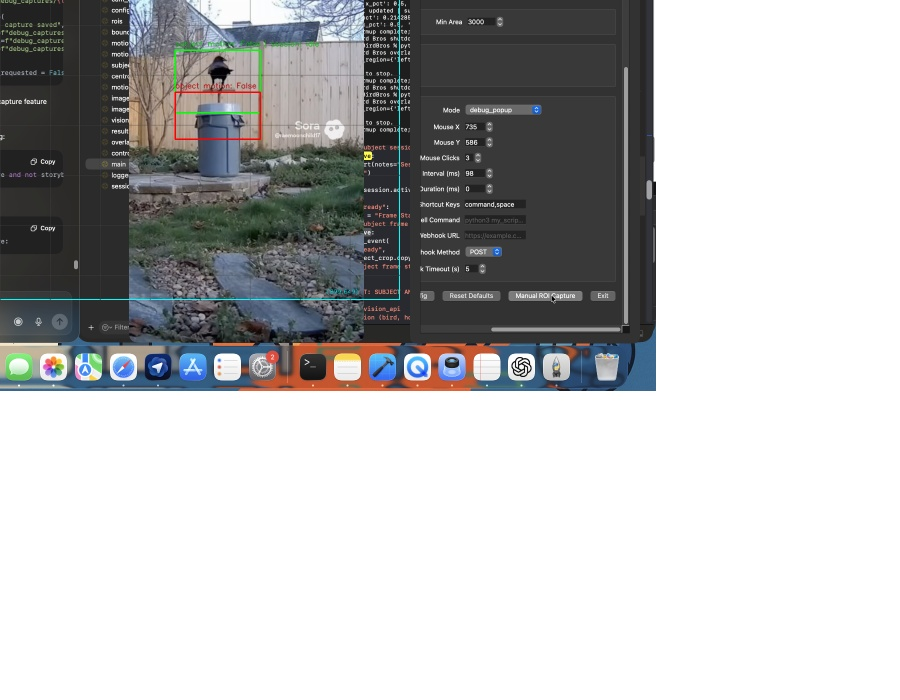
#> input picture debug_captures/20260425_091408_full_frame.jpg, 900 x 700 px
$ python -i frame_change_analyzer.py   (imports and definitions only)
#> lines starting #> are read from the running program, lines starting #| are printed output that depends on the picture
""" ### SEGMENT: FILE OVERVIEW ###
PURPOSE:
Measures visual change between frames so event sessions can be guided by
meaningful scene novelty instead of only centroid trajectory.

CORE IDEA:
- ROI motion starts attention.
- Whole-frame change keeps the broader behavioral story alive.
- Centroid motion can boost frame importance, but should not be the gatekeeper.
"""

import cv2
import numpy as np


class frame_change_analyzer:
    def __init__(
        self,
        resize_width=160,
        pixel_change_threshold=25,
        scene_novelty_threshold=0.020,
        roi_novelty_threshold=0.030,
        regional_novelty_threshold=0.025,
        grid_rows=3,
        grid_cols=3
    ):
        self.resize_width = resize_width
        self.pixel_change_threshold = pixel_change_threshold

        self.scene_novelty_threshold = scene_novelty_threshold
        self.roi_novelty_threshold = roi_novelty_threshold
        self.regional_novelty_threshold = regional_novelty_threshold

        self.grid_rows = grid_rows
        self.grid_cols = grid_cols

        self.previous_scene = None
        self.previous_roi = None

    def reset(self):
        self.previous_scene = None
        self.previous_roi = None

    def analyze(self, combined_frame, object_frame=None):
        scene_gray = self._prepare_gray(combined_frame)
        roi_gray = self._prepare_gray(object_frame) if object_frame is not None else None

        if scene_gray is None:
            return self._empty_result()

        scene_metrics = self._delta_metrics(self.previous_scene, scene_gray)
        roi_metrics = self._delta_metrics(self.previous_roi, roi_gray) if roi_gray is not None else self._empty_delta()
        regional_metrics = self._regional_metrics(self.previous_scene, scene_gray)

        scene_delta = scene_metrics["delta_score"]
        roi_delta = roi_metrics["delta_score"]
        regional_delta = regional_metrics["regional_delta"]

        is_scene_novel = scene_delta >= self.scene_novelty_threshold
        is_roi_novel = roi_delta >= self.roi_novelty_threshold
        is_regionally_novel = regional_delta >= self.regional_novelty_threshold

        importance_score = self._clamp01(
            (scene_delta * 0.35)
            + (roi_delta * 0.45)
            + (regional_delta * 0.20)
        )

        result = {
            "scene_delta": scene_delta,
            "roi_delta": roi_delta,
            "regional_delta": regional_delta,

            "scene_changed_ratio": scene_metrics["changed_ratio"],
            "roi_changed_ratio": roi_metrics["changed_ratio"],
            "scene_mean_delta": scene_metrics["mean_delta"],
            "roi_mean_delta": roi_metrics["mean_delta"],

            "is_scene_novel": is_scene_novel,
            "is_roi_novel": is_roi_novel,
            "is_regionally_novel": is_regionally_novel,
            "is_meaningfully_different": (
                is_scene_novel or is_roi_novel or is_regionally_novel
            ),

            "importance_score": importance_score,

            "regional_cells": regional_metrics["cells"],
            "dominant_region": regional_metrics["dominant_region"],

            "has_previous_scene": self.previous_scene is not None,
            "has_previous_roi": self.previous_roi is not None,
        }

        self.previous_scene = scene_gray
        self.previous_roi = roi_gray

        return result

    def _prepare_gray(self, frame):
        if frame is None:
            return None

        if not hasattr(frame, "size") or frame.size == 0:
            return None

        if len(frame.shape) == 3:
            gray = cv2.cvtColor(frame, cv2.COLOR_BGR2GRAY)
        else:
            gray = frame.copy()

        gray = cv2.GaussianBlur(gray, (5, 5), 0)

        height, width = gray.shape[:2]

        if width <= 0 or height <= 0:
            return None

        scale = self.resize_width / float(width)
        resize_height = max(1, int(height * scale))

        return cv2.resize(
            gray,
            (self.resize_width, resize_height),
            interpolation=cv2.INTER_AREA
        )

    def _delta_metrics(self, previous, current):
        if previous is None or current is None:
            return self._empty_delta()

        if (
            not hasattr(previous, "size")
            or not hasattr(current, "size")
            or previous.size == 0
            or current.size == 0
        ):
            return self._empty_delta()

        previous_h, previous_w = previous.shape[:2]
        current_h, current_w = current.shape[:2]

        if previous_w <= 0 or previous_h <= 0 or current_w <= 0 or current_h <= 0:
            return self._empty_delta()

        if previous.shape != current.shape:
            current = cv2.resize(
                current,
                (previous_w, previous_h),
                interpolation=cv2.INTER_AREA
            )

        delta = cv2.absdiff(previous, current)

        if delta is None or not hasattr(delta, "size") or delta.size == 0:
            return self._empty_delta()

        changed_mask = delta >= self.pixel_change_threshold
        changed_ratio = float(np.count_nonzero(changed_mask)) / float(delta.size)

        mean_delta = float(np.mean(delta)) / 255.0

        delta_score = self._clamp01(
            (changed_ratio * 0.70)
            + (mean_delta * 0.30)
        )

        return {
            "changed_ratio": changed_ratio,
            "mean_delta": mean_delta,
            "delta_score": delta_score
        }

    def _regional_metrics(self, previous, current):
        if previous is None or current is None:
            return {
                "regional_delta": 0.0,
                "cells": [],
                "dominant_region": None
            }

        if previous.shape != current.shape:
            current = cv2.resize(
                current,
                (previous.shape[1], previous.shape[0]),
                interpolation=cv2.INTER_AREA
            )

        height, width = current.shape[:2]

        cell_scores = []

        for row in range(self.grid_rows):
            for col in range(self.grid_cols):
                y1 = int((row / self.grid_rows) * height)
                y2 = int(((row + 1) / self.grid_rows) * height)
                x1 = int((col / self.grid_cols) * width)
                x2 = int(((col + 1) / self.grid_cols) * width)

                previous_cell = previous[y1:y2, x1:x2]
                current_cell = current[y1:y2, x1:x2]

                metrics = self._delta_metrics(previous_cell, current_cell)

                cell_scores.append({
                    "row": row,
                    "col": col,
                    "score": metrics["delta_score"],
                    "changed_ratio": metrics["changed_ratio"],
                    "mean_delta": metrics["mean_delta"]
                })

        if not cell_scores:
            return {
                "regional_delta": 0.0,
                "cells": [],
                "dominant_region": None
            }

        dominant_cell = max(cell_scores, key=lambda cell: cell["score"])

        average_score = sum(cell["score"] for cell in cell_scores) / len(cell_scores)
        max_score = dominant_cell["score"]

        regional_delta = self._clamp01(
            (average_score * 0.45)
            + (max_score * 0.55)
        )

        return {
            "regional_delta": regional_delta,
            "cells": cell_scores,
            "dominant_region": {
                "row": dominant_cell["row"],
                "col": dominant_cell["col"],
                "score": dominant_cell["score"]
            }
        }

    def _empty_delta(self):
        return {
            "changed_ratio": 0.0,
            "mean_delta": 0.0,
            "delta_score": 0.0
        }

    def _empty_result(self):
        return {
            "scene_delta": 0.0,
            "roi_delta": 0.0,
            "regional_delta": 0.0,

            "scene_changed_ratio": 0.0,
            "roi_changed_ratio": 0.0,
            "scene_mean_delta": 0.0,
            "roi_mean_delta": 0.0,

            "is_scene_novel": False,
            "is_roi_novel": False,
            "is_regionally_novel": False,
            "is_meaningfully_different": False,

            "importance_score": 0.0,

            "regional_cells": [],
            "dominant_region": None,

            "has_previous_scene": False,
            "has_previous_roi": False,
        }

    def _clamp01(self, value):
        return max(0.0, min(1.0, float(value)))

>>> import cv2
>>> picture = cv2.imread('debug_captures/20260425_091408_full_frame.jpg', cv2.IMREAD_GRAYSCALE)
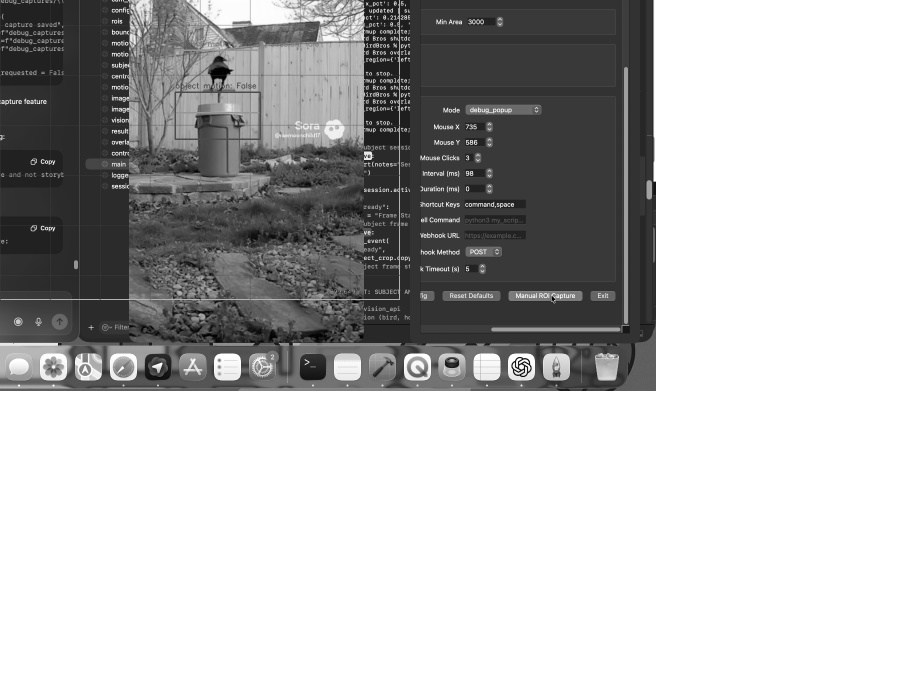
#> picture: shape (700, 900); min 0, max 255, mean 185.6
>>> result = frame_change_analyzer().analyze(picture)
#> in _prepare_gray, `return cv2.resize( gray, (self.resize_width, resize_height), interpola..`:
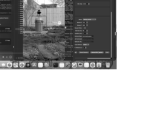
#> returned value: shape (124, 160); min 6, max 255, mean 185.6
#> in analyze, `scene_metrics = self._delta_metrics(self.previous_scene, scene_gray)`: scene_metrics = {'changed_ratio': 0, 'mean_delta': 0, 'delta_score': 0}
#> in analyze, `regional_metrics = self._regional_metrics(self.previous_scene, scene_g..`: regional_metrics = 3 items
#> in analyze, `scene_delta = scene_metrics["delta_score"]`: scene_delta = 0
#> in analyze, `is_scene_novel = scene_delta >= self.scene_novelty_threshold`: is_scene_novel = False
#> in analyze, `importance_score = self._clamp01( (scene_delta * 0.35) + (roi_delta * ..`: importance_score = 0
#> result = 16 items
